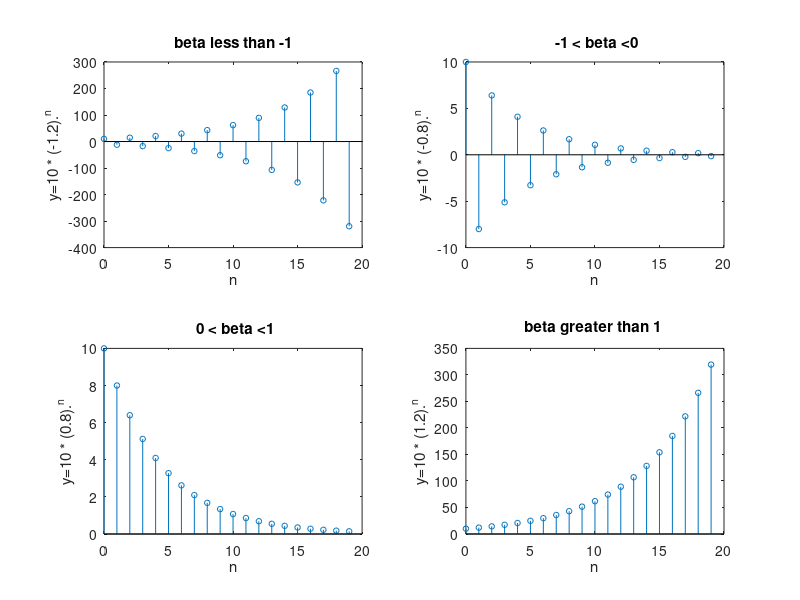

Recreate this plot in MATLAB.
clear all;
x=-1.2; %less than -1
N = 20;
n = 0:N-1;
y=10 * x.^n ;
subplot(2,2,1);     stem(n,y,'markersize',4), title('beta less than -1'), xlabel('n'),ylabel('y=10 * (-1.2).^n')

x=-0.8; % -1 < x <0
N = 20;
n = 0:N-1;
y=10 * x.^n ;
subplot(2,2,2);     stem(n,y,'markersize',4), title(' -1 < beta <0'), xlabel('n'),ylabel('y=10 * (-0.8).^n')

x=0.8; % 0 < x < 1
N = 20;
n = 0:N-1;
y=10 * x.^n ;
subplot(2,2,3);     stem(n,y,'markersize',4), title(' 0 < beta <1'), xlabel('n'),ylabel('y=10 * (0.8).^n')

x=1.2; % grater than 1
N = 20;
n = 0:N-1;
y=10 * x.^n ;
subplot(2,2,4);     stem(n,y,'markersize',4), title('beta greater than 1 '), xlabel('n'),ylabel('y=10 * (1.2).^n')